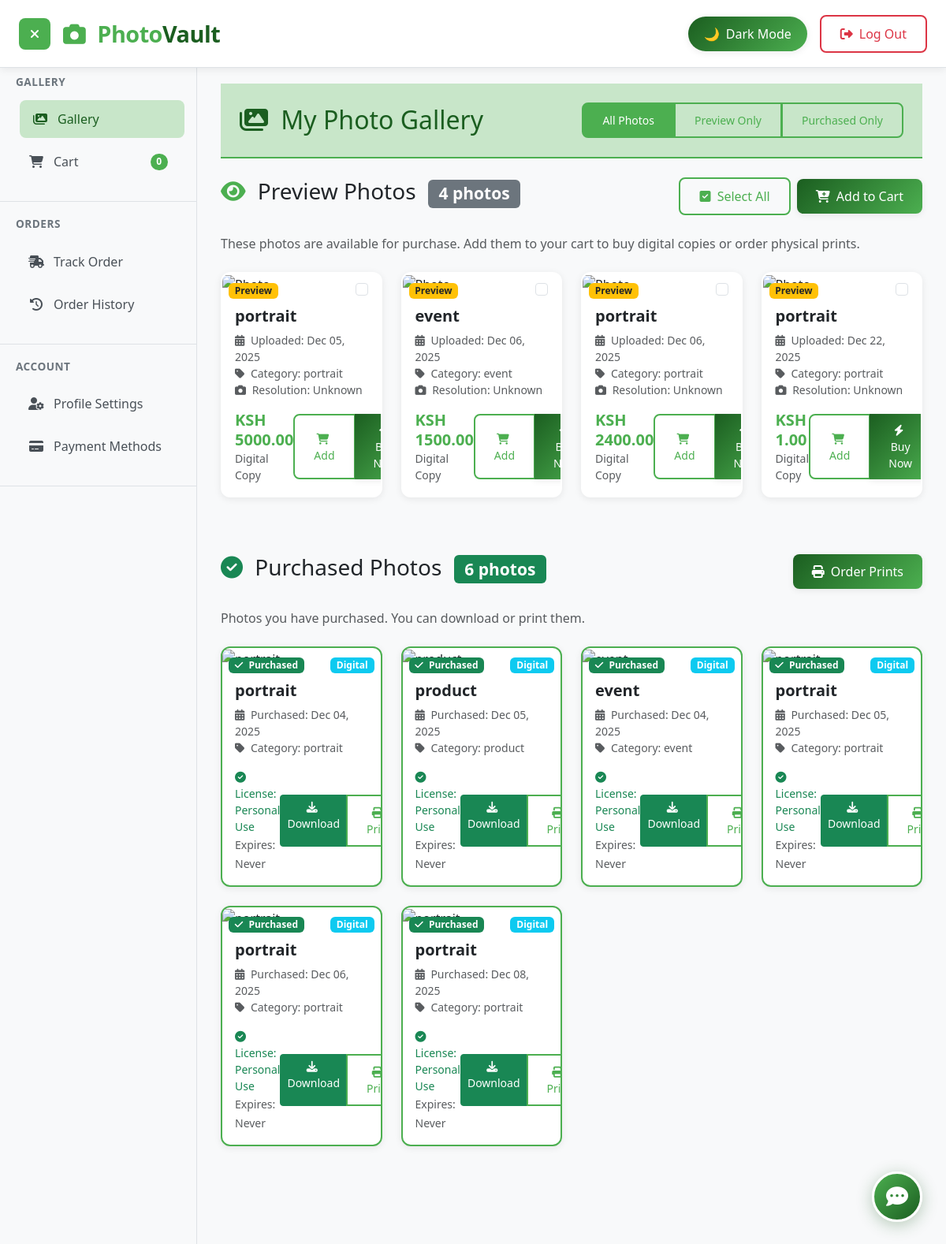
/client/ (signed in), run on the app's committed database.
### Photoapp/models.py (models this page shows, shortened)
class Photo(models.Model):
    CATEGORY_CHOICES = [
        ('portrait', 'Portrait'),
        ('landscape', 'Landscape'),
        ('event', 'Event'),
        ('product', 'Product'),
        ('nature', 'Nature'),
    ]
    photographer = models.ForeignKey(
        User,
        on_delete=models.CASCADE,
        related_name="uploaded_photos",
        null=True,  # Keep null=True for now, we'll fix it later
        blank=True
    )
    image = models.ImageField(upload_to='photos/')
    price = models.DecimalField(max_digits=10, decimal_places=2, validators=[MinValueValidator(0)])
    category = models.CharField(max_length=20, choices=CATEGORY_CHOICES)
    description = models.TextField(blank=True, null=True)
    is_purchased = models.BooleanField(default=False)
    uploaded_at = models.DateTimeField(auto_now_add=True)

### Photoapp/views.py (the view)
# urls.py: path('client/', views.client, name='client'),
def client(request):
    available_photos = Photo.objects.filter(is_purchased=False)
    purchased_photos = Photo.objects.filter(
        is_purchased=True,
        purchases__user=request.user,
        purchases__status='completed'
    ).distinct()
    context = {
        'photos': available_photos,
        'purchased_photos': purchased_photos,
        'purchased_count': purchased_photos.count(),
    }
    return render(request, 'client.html', context)

### Photoapp/templates/client.html (shortened to what this page needs)
{% extends "base.html" %}
{% block auth_buttons %}
    <button class="btn-logout" onclick="logout()">
        <i class="fas fa-sign-out-alt"></i>
        <span class="d-none d-md-inline">Log Out</span>
    </button>
{% endblock %}
{% block sidebar %}
    <nav class="sidebar">
        <div class="sidebar-section">
            <h6 class="sidebar-section-title">Gallery</h6>
            <a href="{% url 'client' %}" class="sidebar-link active">
                <i class="fas fa-images"></i>
                <span>Gallery</span>
            </a>
            <a href="{% url 'cart' %}" class="sidebar-link">
                <i class="fas fa-shopping-cart"></i>
                <span>Cart</span>
                <span class="badge bg-pv-light rounded-pill ms-auto" id="sidebar-cart-count">0</span>
            </a>
        </div>
        <div class="sidebar-section">
            <h6 class="sidebar-section-title">Orders</h6>
            <a href="{% url 'trackOrder' %}" class="sidebar-link">
                <i class="fas fa-shipping-fast"></i>
                <span>Track Order</span>
            </a>
            <a href="{% url 'order_history' %}" class="sidebar-link">
                <i class="fas fa-history"></i>
                <span>Order History</span>
            </a>
        </div>
        <div class="sidebar-section">
            <h6 class="sidebar-section-title">Account</h6>
            <a href="#" class="sidebar-link">
                <i class="fas fa-user-cog"></i>
                <span>Profile Settings</span>
            </a>
            <a href="#" class="sidebar-link">
                <i class="fas fa-credit-card"></i>
                <span>Payment Methods</span>
            </a>
        </div>
    </nav>
{% endblock %}
{% block content %}
<div class="container-fluid p-0">
    <div class="gallery-header bg-pv-very-light py-4 px-4 mb-4">
        <div class="d-flex justify-content-between align-items-center flex-wrap">
            <h1 class="h2 mb-0 text-pv-deep">
                <i class="fas fa-images me-2"></i>
                My Photo Gallery
            </h1>
            <div class="d-flex align-items-center gap-3 mt-2 mt-md-0">
                <div class="btn-group" role="group">
                    <button type="button" class="btn btn-pv-outline btn-sm active" onclick="filterPhotos('all')">
                        All Photos
                    </button>
                    <button type="button" class="btn btn-pv-outline btn-sm" onclick="filterPhotos('preview')">
                        Preview Only
                    </button>
                    <button type="button" class="btn btn-pv-outline btn-sm" onclick="filterPhotos('purchased')">
                        Purchased Only
                    </button>
                </div>
            </div>
        </div>
    </div>
<div class="mb-5">
    <div class="d-flex justify-content-between align-items-center mb-4">
        <h3 class="text-contrast">
            <i class="fas fa-eye me-2 text-pv-light"></i>
            Preview Photos
            <span class="badge bg-secondary ms-2" id="preview-count">
            </span>
        </h3>
        <div class="d-flex align-items-center gap-2">
            <button class="btn-pv-outline btn-sm" onclick="selectAllPreview()">
                <i class="fas fa-check-square me-1"></i> Select All
            </button>
            <button class="btn-pv-primary btn-sm" onclick="addSelectedToCart()">
            </button>
        </div>
    </div>
    <p class="text-muted mb-4">
        These photos are available for purchase. Add them to your cart to buy digital copies or order physical prints.
    </p>
    <div class="row g-4" id="preview-photos">
        {% for photo in photos %}
        <div class="col-xl-3 col-lg-4 col-md-6">
            <div class="photo-card card h-100" data-type="preview">
                <div class="position-relative">
                    <div class="position-absolute top-0 end-0 m-2">
                        <div class="form-check">
                            <input class="form-check-input photo-checkbox"
                                   type="checkbox"
                                   value="{{ photo.id }}">
                        </div>
                    </div>
                    <div class="position-absolute top-0 start-0 m-2">
                        <span class="badge bg-warning text-dark">Preview</span>
                    </div>
                </div>
                <div class="card-body">
                    <h5 class="card-title">{{ photo.category }}</h5>
                    <p class="card-text small text-muted">
                        <i class="fas fa-calendar-alt me-1"></i>
                        Uploaded: {{ photo.uploaded_at|date:"M d, Y" }}<br>
                        <i class="fas fa-tag me-1"></i>
                        Category: {{ photo.category }}<br>
                        <i class="fas fa-camera me-1"></i>
                        Resolution: Unknown
                    </p>
                    <div class="d-flex justify-content-between align-items-center">
                        <div class="price-section">
                            <span class="text-pv-light fw-bold h5 mb-0">
                                KSH {{ photo.price }}
                            </span>
                            <small class="text-muted d-block">Digital Copy</small>
                        </div>
                        <div class="btn-group">
                            <button class="btn btn-pv-outline btn-sm" onclick="addToCart(this, '{{ photo.id }}')">
                                <i class="fas fa-shopping-cart me-1"></i> Add
                            </button>
                            <div class="btn-group">
    <button class="btn btn-pv-primary btn-sm" onclick="quickBuyPayment('{{ photo.id }}', {{ photo.price }})">
        <i class="fas fa-bolt me-1"></i> Buy Now
    </button>
</div>
                        </div>
                    </div>
                </div>
            </div>
        </div>
        {% endfor %}
    </div>
</div>
    <div class="mb-5">
        <div class="row g-4" id="purchased-photos">
<div class="mb-5">
    <div class="d-flex justify-content-between align-items-center mb-4">
        <h3 class="text-contrast">
            <i class="fas fa-check-circle me-2 text-success"></i>
            Purchased Photos
            <span class="badge bg-success ms-2">{{ purchased_count }} photos</span>
        </h3>
        <button class="btn-pv-primary btn-sm" onclick="openOrderModal(getSelectedPhotoIds())">
            <i class="fas fa-print me-1"></i>
            Order Prints
        </button>
    </div>
    <p class="text-muted mb-4">Photos you have purchased. You can download or print them.</p>
    <div class="row g-4">
        {% for photo in purchased_photos %}
        <div class="col-xl-3 col-lg-4 col-md-6">
            <div class="photo-card card h-100 purchased">
                <div class="position-relative">
                    <div class="position-absolute top-0 start-0 m-2">
                        <span class="badge bg-success">
                            <i class="fas fa-check me-1"></i>
                            Purchased
                        </span>
                    </div>
                    <div class="position-absolute top-0 end-0 m-2">
                        <span class="badge bg-info">Digital</span>
                    </div>
                </div>
                <div class="card-body">
                    <h5 class="card-title">{{ photo.category }}</h5>
                    <p class="card-text small text-muted">
                        <i class="fas fa-calendar-alt me-1"></i>
                        Purchased: {{ photo.uploaded_at|date:"M d, Y" }}
                        <br>
                        <i class="fas fa-tag me-1"></i>
                        Category: {{ photo.category }}
                    </p>
                    <div class="d-flex justify-content-between align-items-center">
                        <div class="download-info">
                            <small class="text-success d-block">
                                <i class="fas fa-check-circle me-1"></i>
                                License: Personal Use
                            </small>
                            <small class="text-muted">Expires: Never</small>
                        </div>
                        <div class="btn-group">
                            <a class="btn btn-success btn-sm"
                               href="{{ photo.image.url }}" download>
                                <i class="fas fa-download me-1"></i>
                                Download
                            </a>
                            <button class="btn btn-pv-outline btn-sm" onclick="openOrderModal(this ,'{{ photo.id }}')">
                                <i class="fas fa-print me-1"></i>
                                Print
                            </button>
                        </div>
                    </div>
                </div>
            </div>
        </div>
        {% empty %}
        <p class="text-muted">No purchased photos yet.</p>
        {% endfor %}
    </div>
</div>
</div>
{% endblock %}

### Photoapp/templates/base.html (style rules this page uses)
:root { --pv-deep-green: #1b5e20; --pv-medium-green: #2e7d32; --pv-light-green: #4caf50; --pv-very-light-green: #c8e6c9; --pv-gradient-start: #1b5e20; --pv-gradient-end: #4caf50; --bg-primary: #ffffff; --bg-secondary: #f8f9fa; --bg-surface: #ffffff; --bg-card: #ffffff; --text-primary: #212529; --text-secondary: #495057; --text-muted: #6c757d; --border-color: #dee2e6; --shadow-color: rgba(0, 0, 0, 0.08); --navbar-bg: #ffffff; --sidebar-bg: #f8f9fa; }
body { background-color: var(--bg-primary); color: var(--text-primary); transition: background-color 0.3s cubic-bezier(0.4, 0, 0.2, 1), color 0.3s cubic-bezier(0.4, 0, 0.2, 1); min-height: 100vh; overflow-x: hidden; }
.text-contrast { color: var(--text-primary) !important; }
.bg-pv-light { background-color: var(--pv-light-green) !important; }
.bg-pv-very-light { background-color: var(--pv-very-light-green) !important; }
.text-pv-deep { color: var(--pv-deep-green) !important; }
.text-pv-light { color: var(--pv-light-green) !important; }
.btn-pv-primary { background: linear-gradient(135deg, var(--pv-gradient-start), var(--pv-gradient-end)); border: none; color: white; padding: 10px 24px; border-radius: 8px; font-weight: 500; transition: all 0.3s ease; box-shadow: 0 2px 8px var(--shadow-color); }
.btn-pv-outline { background: transparent; border: 2px solid var(--pv-light-green); color: var(--pv-light-green); padding: 10px 24px; border-radius: 8px; font-weight: 500; transition: all 0.3s ease; }
.btn-logout { background: transparent; border: 2px solid #dc3545; color: #dc3545; padding: 10px 24px; border-radius: 8px; font-weight: 500; transition: all 0.3s ease; display: flex; align-items: center; gap: 8px; }
.sidebar { background-color: var(--sidebar-bg); border-right: 1px solid var(--border-color); width: 250px; transition: transform 0.3s cubic-bezier(0.4, 0, 0.2, 1); overflow-y: auto; position: fixed; top: 76px; left: 0; bottom: 0; z-index: 1020; }
.sidebar-section { padding: 20px; border-bottom: 1px solid var(--border-color); }
.sidebar-section-title { font-size: 0.85rem; font-weight: 600; text-transform: uppercase; color: var(--text-muted); letter-spacing: 0.5px; margin-bottom: 15px; }
.sidebar-link { color: var(--text-secondary); padding: 12px 16px; text-decoration: none; display: flex; align-items: center; gap: 12px; border-radius: 8px; margin: 6px 0; transition: all 0.2s ease; font-weight: 500; }
.sidebar-link:hover, .sidebar-link.active { background-color: var(--pv-very-light-green); color: var(--pv-deep-green); transform: translateX(5px); }
.sidebar-link i { width: 20px; text-align: center; }
.card { background-color: var(--bg-card); border: 1px solid var(--border-color); border-radius: 12px; box-shadow: 0 2px 10px var(--shadow-color); transition: all 0.3s ease; color: var(--text-primary); }
.card-title { color: var(--text-primary); font-weight: 600; }
.card-text { color: var(--text-secondary); }
.photo-card { position: relative; overflow: hidden; border-radius: 12px; cursor: pointer; }
.btn-pv-primary, .btn-pv-outline, .btn-auth, .btn-logout, .theme-toggle, .sidebar-toggle, .card, .photo-card img, .sidebar-link, .nav-link { transition: all 0.3s cubic-bezier(0.4, 0, 0.2, 1); }

### Photoapp/templates/client.html (style rules this page uses)
.gallery-header { border-bottom: 2px solid var(--pv-light-green); }
.photo-card { transition: all 0.3s ease; border: 2px solid transparent; }
.photo-card.purchased { border-color: var(--pv-light-green); }
.price-section .text-pv-light { color: var(--pv-light-green) !important; }
.btn-group .btn.active { background-color: var(--pv-light-green); border-color: var(--pv-light-green); color: white; }

### data on the page
Photo: category "portrait", uploaded_at "Dec 05, 2025", price "5000.00"
Photo: category "event", uploaded_at "Dec 06, 2025", price "1500.00"
Photo: category "portrait", uploaded_at "Dec 06, 2025", price "2400.00"
Photo: category "portrait", uploaded_at "Dec 22, 2025", price "1.00"
Photo: category "portrait", uploaded_at "Dec 04, 2025"
Photo: category "product", uploaded_at "Dec 05, 2025"
Photo: category "event", uploaded_at "Dec 04, 2025"
Photo: category "portrait", uploaded_at "Dec 05, 2025"
Photo: category "portrait", uploaded_at "Dec 06, 2025"
Photo: category "portrait", uploaded_at "Dec 08, 2025"

### other printed values
{{ purchased_count }} "6"
